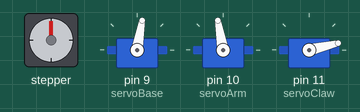
Recording of a sketch running on a simulated Arduino Uno, built with avr-gcc and run on an emulated ATmega328P. Shown: stepper motor, 3 × servo. Wiring (inferred from the names in the program): stepper motor driver (200 steps per turn assumed): step pin 5; direction pin 3.

Above: at 0.15 s.
At 2.8 s:
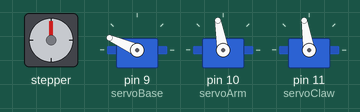
At 6.4 s:
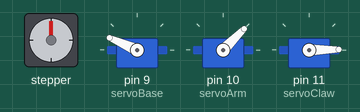
At 16.3 s:
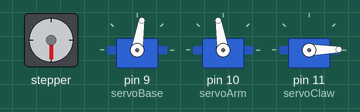
At 21.7 s:
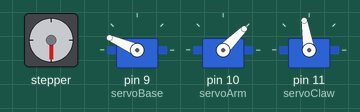
At 32.6 s:
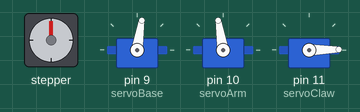
Timing chart, 0 to 34.1 s (numbered marks = the images above):
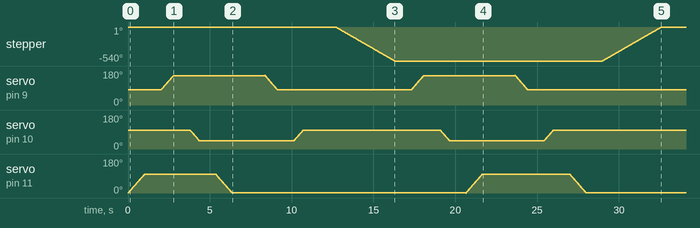

The sketch:

sampleCode.ino
```cpp
#include <Servo.h>

Servo servoBase;
Servo servoArm;
Servo servoClaw;


#define dirPin 3
#define stepPin 5
#define servoBasePin 9
#define servoArmPin 10
#define servoClawPin 11


void setup() {
  // Sets the two pins as Outputs
  pinMode(stepPin, OUTPUT);
  pinMode(dirPin, OUTPUT);

  //Servo motors attached pins
  servoBase.attach(9);
  servoArm.attach(10);
  servoClaw.attach(11);
  servoBase.write(80);
  servoArm.write(100);
  servoClaw.write(100);
}
void loop() {
  //SERVO 3
  moveServo(0, 100, servoClaw);
  delay(1000);

  //SERVO 1
  moveServo(80, 157, servoBase);
  delay(1000);

  //SERVO2
  moveServo(100, 44, servoArm);
  delay(1000);

  //SERVO 3
  moveServo(100, 0, servoClaw);
  delay(2000);


  //SERVO 1
  moveServo(157, 80, servoBase);
  delay(1000);

  //SERVO2
  moveServo(44, 100, servoArm);
  delay(2000);


  //STEPPER
  digitalWrite(dirPin,LOW);
  delayMicroseconds(20);
  moveStepper(180);
  delay(1000);


  //SERVO 1
  moveServo(80, 157, servoBase);
  delay(1000);

  //SERVO2
  moveServo(100, 44, servoArm);
  delay(1000);

  //SERVO 3
  moveServo(0, 100, servoClaw);
  delay(2000);


  //SERVO 1
  moveServo(157, 80, servoBase);
  delay(1000);

  //SERVO2
  moveServo(44, 100, servoArm);
  delay(1000);

  //SERVO 3
  moveServo(100, 0, servoClaw);
  delay(1000);

  //STEPPER
  digitalWrite(dirPin,HIGH);
  delayMicroseconds(20);
  moveStepper(180);
  delay(10000);

}

void moveStepper(int angle){
  int steps = 3*(angle/1.8);  //dir - HIGH, LOW to change direction
  for(int i = 0; i < steps; i++){
    digitalWrite(stepPin, HIGH);
    delayMicroseconds(6000);
    digitalWrite(stepPin, LOW);
    delayMicroseconds(6000);
  }
}

void moveServo(int initPos, int finalPos, Servo &servoName){ //move servo with initial and final positions
  if(initPos < finalPos){
    for(int i = initPos; i < finalPos; i++){
      servoName.write(i);
      delay(10);
    }
  }
  else{
    for(int i = initPos; i > finalPos; i--){
      servoName.write(i);
      delay(10);
    }
  }
}


 
```

Measured:
- by itself, stepper: turns 540° counter-clockwise in 3.6 s, then 540° clockwise in 3.6 s
